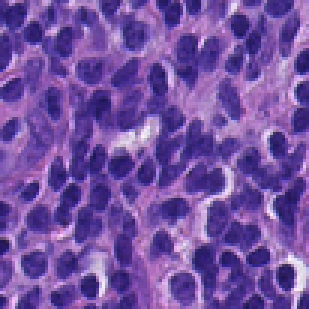
%> input picture dorsa/Experiment1/original.png, 103 x 103 px, shrunk from 256 x 256 before the run (shown 3 times larger)
$ octave my_all.m   (GNU Octave 9; MATLAB toolbox functions it lacks are replaced by stand-ins)
%> lines starting %> are read from the running program, lines starting %| are printed output that depends on the picture
### dorsa/Experiment1/my1.m
function my1 (fn1, fn2, fntarget)
%> called with fn1 = 'original.png', fn2 = 'reinhard.png', fntarget = 'template.png'

im1 = imread(fn1);
%> im1 is the input picture: size 103x103x3 uint8; mean R, G, B 115.6, 81.4, 162.3
im2 = imread(fn2);
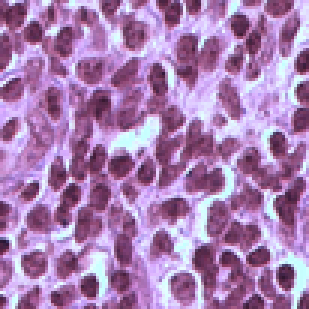
%> input picture dorsa/Experiment1/reinhard.png, 103 x 103 px, shrunk from 256 x 256 before the run (shown 3 times larger)
%> im2 is the input picture: size 103x103x3 uint8; mean R, G, B 168.9, 127.2, 178.2
imtarget = imread(fntarget);
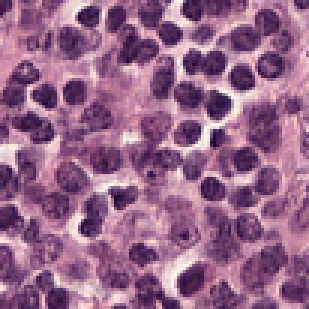
%> input picture dorsa/Experiment1/template.png, 103 x 103 px, shrunk from 256 x 256 before the run (shown 3 times larger)
%> imtarget is the input picture: size 103x103x3 uint8; mean R, G, B 150.8, 102.6, 137.6

lab1 = rgb2lab(im1,'colorspace','srgb','whitepoint','d65');
%> lab1: size 103x103x3 double; mean of channels 1, 2, 3 41.4, 32.3, -38.8
lab2 = rgb2lab(im2,'colorspace','srgb','whitepoint','d65');
%> lab2: size 103x103x3 double; mean of channels 1, 2, 3 58.5, 25.7, -20.1
labtarget = rgb2lab(imtarget,'colorspace','srgb','whitepoint','d65');
%> labtarget: size 103x103x3 double; mean of channels 1, 2, 3 49, 25.4, -11.8
lab1_lin = reshape(lab1,size(lab1,1)*size(lab1,2),3);
lab2_lin = reshape(lab2,size(lab2,1)*size(lab2,2),3);
labtarget_lin = reshape(labtarget,size(labtarget,1)*size(labtarget,2),3);
de_lin = sum((lab1_lin - lab2_lin).^2,2).^0.5;
de = reshape(de_lin,size(lab2,1),size(lab2,2));

corrcoef(lab1_lin(:,1),lab2_lin(:,1))
%> ans = [1 0.987; 0.987 1]
mean(de_lin)
%> ans = 29.74

figure('units','normalized','outerposition',[0 0 1 1])

subplot(2,3,1)
image(im1)
axis image
axis off
title(fn1)

subplot(2,3,2)
image(im2)
axis image
axis off
title(fn2)

subplot(2,3,3)
image(imtarget)
axis image
axis off
title(fntarget)

subplot(2,3,4)
histogram(de_lin)
xlabel('dE')
ylabel('Count')
str = sprintf('\\mu=%.2f,\\sigma=%.2f',mean(de_lin),std(de_lin))
%> str = '\mu=29.74,\sigma=7.29'
title(str)

subplot(2,3,5)
de_flipped = flip(de,1);
mesh(de_flipped)
axis image
axis off
colorbar('southoutside')
view(0,90)

subplot(2,3,6)
hold on
plot3(labtarget(:,2),labtarget(:,3),labtarget(:,1),'.r')
plot3(lab1(:,2),lab1(:,3),lab1(:,1),'.g')
plot3(lab2(:,2),lab2(:,3),lab2(:,1),'.b')
grid on
xlabel('CIE a*')
ylabel('CIE b*')
zlabel('CIE L*')
legend(fntarget,fn1,fn2)
view(-60,30)

saveas(gcf,sprintf('%s-%s.tif',fn1,fn2))
end

### dorsa/Experiment1/my_all.m
fn_original = 'original.png';
fn_target = 'template.png';
fn_method1 = 'reinhard.png';
fn_method2 = 'Macenko.png';
fn_method3 = 'vahadane.png';

my1(fn_original,fn_method1,fn_target)
my1(fn_original,fn_method2,fn_target)
%> call 2 of my1, with fn1 = 'original.png', fn2 = 'Macenko.png', fntarget = 'template.png'
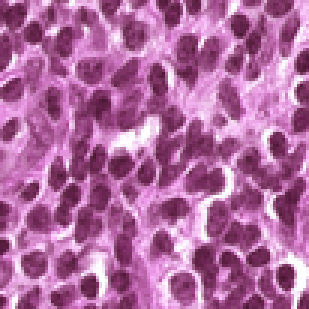
%> input picture dorsa/Experiment1/Macenko.png, 103 x 103 px, shrunk from 256 x 256 before the run (shown 3 times larger)
%> in my1, im2 is the input picture: size 103x103x3 uint8; mean R, G, B 175.9, 106.6, 159.3
%> in my1 (call 2), `lab2 = rgb2lab(im2,'colorspace','srgb','whitepoint','d65');`: lab2: size 103x103x3 double; mean of channels 1, 2, 3 53.9, 35.5, -16.2
%> in my1 (call 2), `de = reshape(de_lin,size(lab2,1),size(lab2,2));`:
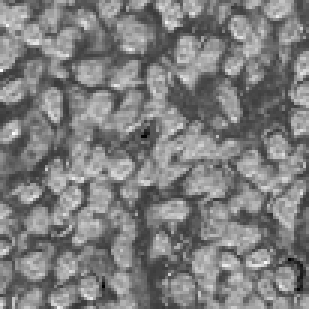
%> de: size 103x103 double (shown 3 times larger); min 7.93, max 48.2, mean 27.9; drawn with min black and max white
%> in my1 (call 2), `corrcoef(lab1_lin(:,1),lab2_lin(:,1))`: ans = [1 0.997; 0.997 1]
%> in my1 (call 2), `mean(de_lin)`: ans = 27.87
%> in my1 (call 2), `str = sprintf('\\mu=%.2f,\\sigma=%.2f',mean(de_lin),std(de_lin))`: str = '\mu=27.87,\sigma=6.18'
my1(fn_original,fn_method3,fn_target)
%> call 3 of my1, with fn1 = 'original.png', fn2 = 'vahadane.png', fntarget = 'template.png'
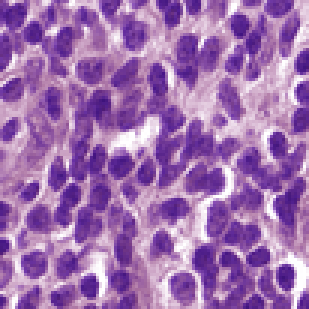
%> input picture dorsa/Experiment1/vahadane.png, 103 x 103 px, shrunk from 256 x 256 before the run (shown 3 times larger)
%> in my1, im2 is the input picture: size 103x103x3 uint8; mean R, G, B 159.7, 113.1, 176.5
%> in my1 (call 3), `lab2 = rgb2lab(im2,'colorspace','srgb','whitepoint','d65');`: lab2: size 103x103x3 double; mean of channels 1, 2, 3 54.4, 30.6, -26.7
%> in my1 (call 3), `de = reshape(de_lin,size(lab2,1),size(lab2,2));`:
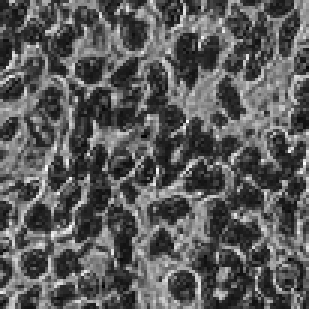
%> de: size 103x103 double (shown 3 times larger); min 8.02, max 49.14, mean 22.7; drawn with min black and max white
%> in my1 (call 3), `corrcoef(lab1_lin(:,1),lab2_lin(:,1))`: ans = [1 0.997; 0.997 1]
%> in my1 (call 3), `mean(de_lin)`: ans = 22.74
%> in my1 (call 3), `str = sprintf('\\mu=%.2f,\\sigma=%.2f',mean(de_lin),std(de_lin))`: str = '\mu=22.74,\sigma=8.42'
%> in my1 (call 3), `view(-60,30)`:
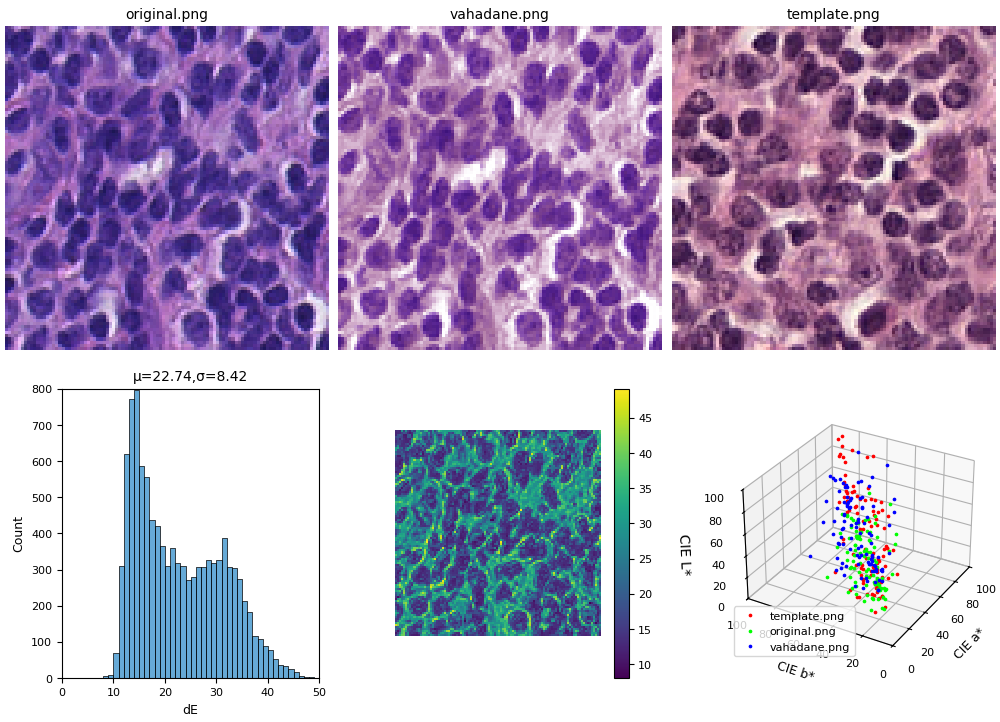
%> figure redrawn from the program's plot data, 6 panels
